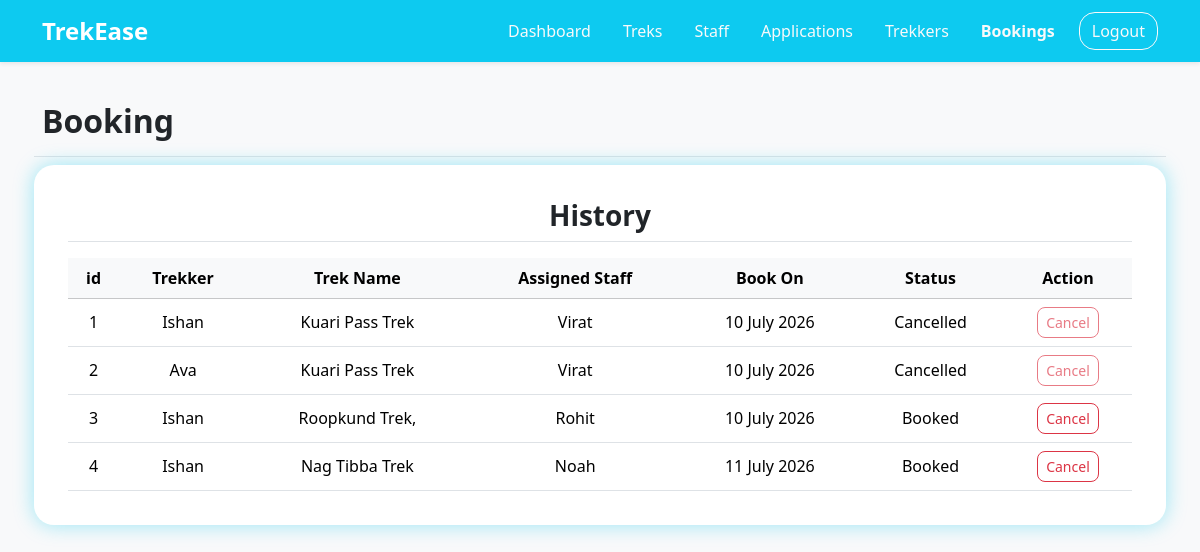
Before: /bookings with the older database file.
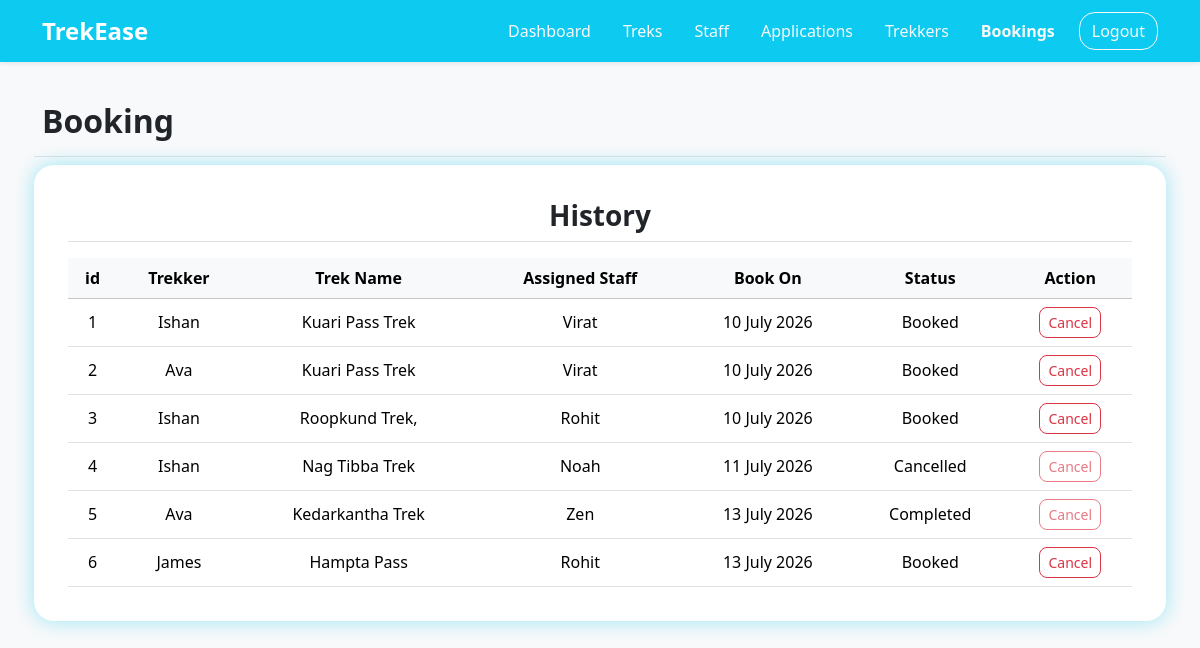
After: the same page with the newer database file.
### application/models.py (models this page shows)
class Booking(db.Model):
    __tablename__ = "booking"
    id = db.Column(db.Integer, primary_key=True)
    trek_id = db.Column(db.Integer, db.ForeignKey("trek.id"))
    user_id = db.Column(db.Integer, db.ForeignKey("user.id"))
    status = db.Column(db.String(), default="Booked")
    booking_date = db.Column(db.Date, default=date.today)

class User(db.Model):
    __tablename__ = "user"
    id = db.Column(db.Integer(), primary_key=True)
    username = db.Column(db.String(30), unique=True, nullable=False)
    name = db.Column(db.String(30), nullable=False)
    email = db.Column(db.String(80), unique=True, nullable=False)
    password = db.Column(db.String, nullable=False)
    phone_no = db.Column(db.String(10), unique=True)
    status = db.Column(db.String, default="Active")
    role = db.Column(db.String, default="user", nullable=True)
    created_at = db.Column(db.Date, default=date.today)
    bookings = db.relationship("Booking", backref="user")
    assigned_trek = db.relationship("Trek", backref="staff")

class Trek(db.Model):
    __tablename__ = "trek"
    id = db.Column(db.Integer(), primary_key=True)
    trek_name = db.Column(db.String(30), unique=True, nullable=False)
    location = db.Column(db.String(), nullable=False)
    difficulty = db.Column(db.String(), nullable=False)
    duration = db.Column(db.Integer(), nullable=False)
    available_slots = db.Column(db.Integer(), nullable=False)
    staff_id = db.Column(db.Integer(), db.ForeignKey("user.id"))
    status = db.Column(db.String(), default="Open", nullable=False)
    start_date = db.Column(db.Date, nullable=False)
    end_date = db.Column(db.Date, nullable=False)
    description = db.Column(db.Text)
    image = db.Column(db.String(), nullable=False)
    created_at = db.Column(db.Date, default=date.today, nullable=False)
    bookings = db.relationship("Booking", backref="trek")

### application/controllers.py (the view)
@app.route("/bookings")
def bookings():
    user = User.query.filter_by(role='user').all()
    staff = User.query.filter_by(role='staff').all()
    bookings = Booking.query.all()
    return render_template("/admin/bookings.html", bookings=bookings, user=user, staff=staff)

### templates/admin/bookings.html (shortened to what this page needs)
<!DOCTYPE html>
<html lang="en">
<head>
    <link href="https://cdn.jsdelivr.net/npm/bootstrap@5.3.2/dist/css/bootstrap.min.css" rel="stylesheet">
    <link rel="stylesheet" href="/static/style.css">
</head>
<body class="d-flex flex-column min-vh-100 bg-light">
    <nav class="navbar navbar-expand-lg navbar-dark bg-info shadow-sm">
        <div class="container">
            <div class="navbar-brand ">
                <a class="navbar-brand fw-bold fs-4" href="admin_dashboard">TrekEase</a>
            </div>
            <ul class="nav align-items-center">
                <li class="nav-item"><a class="nav-link active link-light" href="admin_dashboard">Dashboard</a></li>
                <li class="nav-item"><a class="nav-link link-light" href="/treks">Treks</a></li>
                <li class="nav-item"><a class="nav-link link-light" href="staff">Staff</a></li>
                <li class="nav-item"><a class="nav-link link-light" href="pending_staff">Applications</a></li>
                <li class="nav-item"><a class="nav-link link-light" href="users">Trekkers</a></li>
                <li class="nav-item"><a class="nav-link link-light fw-bold" href="#">Bookings</a></li>
                <li class="nav-item ms-2">
                    <a href="/" class="btn btn-outline-light rounded-4">Logout</a>
                </li>
            </ul>
        </div>
    </nav>
    <div class="container text-center">
        <div class="text-center mt-4">
            <div class="row my-4 g-3">
                <div class="mb-2 d-flex justify-content-between align-items-center w-100 border-bottom pb-2">
                    <h2 class="fw-semibold">Booking</h2>
                </div>
                <div class="admin-tables mb-4">
                    <h3 class="fw-semibold mb-3 border-bottom pb-2">History</h3>
                    <table class="table table-hover align-middle mb-0">
                        <thead class="text-center table-light sticky-top">
                            <tr>
                                <th scope="col">id</th>
                                <th scope="col">Trekker </th>
                                <th scope="col">Trek Name</th>
                                <th scope="col">Assigned Staff</th>
                                <th scope="col">Book On</th>
                                <th scope="col">Status</th>
                                <th scope="col">Action</th>
                            </tr>
                        </thead>
                        <tbody class="text-center">
                            {% for book in bookings %}
                            <tr>
                                <td>{{book.id}}</td>
                                <td>{{book.user.name}}</td>
                                <td>{{book.trek.trek_name}}</td>
                                <td>{{book.trek.staff.name if (book.trek and book.trek.staff) else 'Unassigned'}}</td>
                                <td>{{book.booking_date.strftime("%d %B %Y")}}</td>
                                <td>
                                    {% if book.trek.status == 'Completed' %}
                                        {{book.trek.status}}
                                    {% else %}
                                        {{book.status}}
                                    {% endif %}
                                </td>
                                <td>
                                    {% if book.status == 'Booked' and book.trek.status != "Completed" %}
                                    <a href="/admin_update/booking/cancel/{{book.id}}"
                                        class="btn btn-outline-danger btn-sm rounded-3">Cancel</a>
                                    {% else %}
                                    <a href="/admin_update/booking/cancel/{{book.id}}"
                                        class="btn btn-outline-danger btn-sm rounded-3 disabled">Cancel</a>
                                    {% endif %}
                                </td>
                            </tr>
                            {% endfor %}
                        </tbody>
                    </table>
                </div>
            </div>
        </div>
    </div>
</body>
</html>

### static/style.css (style rules this page uses)
body { background-color: azure; }
.admin-tables { border: 2px grey; padding: 3%; min-width: 600px; min-height: 350px; margin-top: 5%; background-color: white; border-radius: 20px; height: fit-content; margin: auto; box-shadow: 0 0 20px rgba(13, 202, 240, 0.4); }

Changed rows visible on the page:
changed Booking id 1: status "Cancelled" → "Booked"
changed Booking id 2: status "Cancelled" → "Booked"
changed Booking "Nag Tibba Trek": status "Booked" → "Cancelled"
added Booking: id "5", user.name "Ava", trek.trek_name "Kedarkantha Trek", trek.staff "Zen", booking_date "13 July 2026", trek.status "Completed"
added Booking: id "6", user.name "James", trek.trek_name "Hampta Pass", trek.staff "Rohit", booking_date "13 July 2026", status "Booked"
